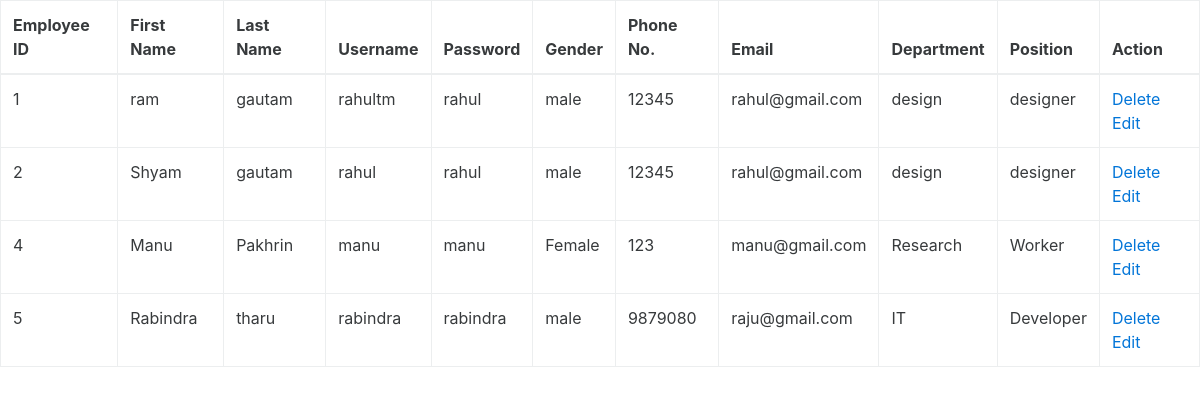
Screenshot of /index.php/admin/employee_list with the database file from the repository.
### tables this page shows
CREATE TABLE IF NOT EXISTS `employee_db` (
  `emp_id` int(10) NOT NULL AUTO_INCREMENT,
  `firstname` varchar(50) NOT NULL,
  `lastname` varchar(50) NOT NULL,
  `username` varchar(50) NOT NULL,
  `password` varchar(100) NOT NULL,
  `gender` varchar(20) NOT NULL,
  `phoneno` varchar(50) NOT NULL,
  `email` varchar(100) NOT NULL,
  `department` varchar(100) NOT NULL,
  `position` varchar(100) NOT NULL,
  PRIMARY KEY (`emp_id`)
);

### application/controllers/admin.php (called while the page is built, shortened)
<?php if ( ! defined('BASEPATH')) exit('No direct script access allowed');
class Admin extends CI_Controller {
	public function __construct(){
		$this->load->model('admlogin_model');
	}
  public function employee_list(){
      $data['employees']=$this->admlogin_model->getAllemployee();
      $this->load->view('admin/viewemployee', $data);
  }
}

### index.php (called while the page is built, shortened)
<?php
require_once BASEPATH.'core/CodeIgniter.php';

### application/models/admlogin_model.php (called while the page is built, shortened)
<?php
class admlogin_model extends CI_Model {
    public function getAllemployee()
    {
        $query= "SELECT * FROM employee_db";
        $get  = $this->db->query($query);
        return $get->result();
    }
}

### application/views/admin/viewemployee.php (the view, shortened to what this page needs)
<!DOCTYPE html>
<html>
<head>
		<link rel="stylesheet" type="text/css" href="<?php echo base_url();?>css/bootstrap.min.css">
	</head>
<body>
<table class="table table-bordered">
	<thead>
		<tr>
			<th>Employee ID</th>
			<th>First Name</th>
			<th>Last Name</th>
			<th>Username</th>
			<th>Password</th>
			<th>Gender</th>
			<th>Phone No.</th>
			<th>Email</th>
			<th>Department</th>
			<th>Position</th>
			<th>Action</th>
		</tr>
	</thead>
	<tbody>
			<?php
	foreach ($employees as $employee)
{
	?>
		<tr>
			<td><?php echo $employee->emp_id;?></td>
			<td><?php echo $employee->firstname;?></td>
			<td><?php echo $employee->lastname;?></td>
			<td><?php echo $employee->username;?></td>
			<td><?php echo $employee->password;?></td>
			<td><?php echo $employee->gender;?></td>
			<td><?php echo $employee->phoneno;?></td>
			<td><?php echo $employee->email;?></td>
			<td><?php echo $employee->department;?></td>
			<td><?php echo $employee->position;?></td>
			<td>
				<a href="<?php echo base_url(); ?>index.php/admin/delete_employee/<?php echo $employee->emp_id?>">Delete
				</a>
				<a href="<?php echo base_url(); ?>index.php/admin/update_employee/<?php echo $employee->emp_id?>">Edit</a>
			</td>
		</tr>
		<?php }
		?>
	</tbody>
		</table>
</body>
</html>

### rows the page displays
employee_db: emp_id "1", firstname "ram", lastname "gautam", username "rahultm", password "rahul", gender "male", phoneno "12345", email "rahul@gmail.com", department "design", position "designer"
employee_db: emp_id "2", firstname "Shyam", lastname "gautam", username "rahul", password "rahul", gender "male", phoneno "12345", email "rahul@gmail.com", department "design", position "designer"
employee_db: emp_id "4", firstname "Manu", lastname "Pakhrin", username "manu", password "manu", gender "Female", phoneno "123", email "manu@gmail.com", department "Research", position "Worker"
employee_db: emp_id "5", firstname "Rabindra", lastname "tharu", username "rabindra", password "rabindra", gender "male", phoneno "9879080", email "raju@gmail.com", department "IT", position "Developer"
